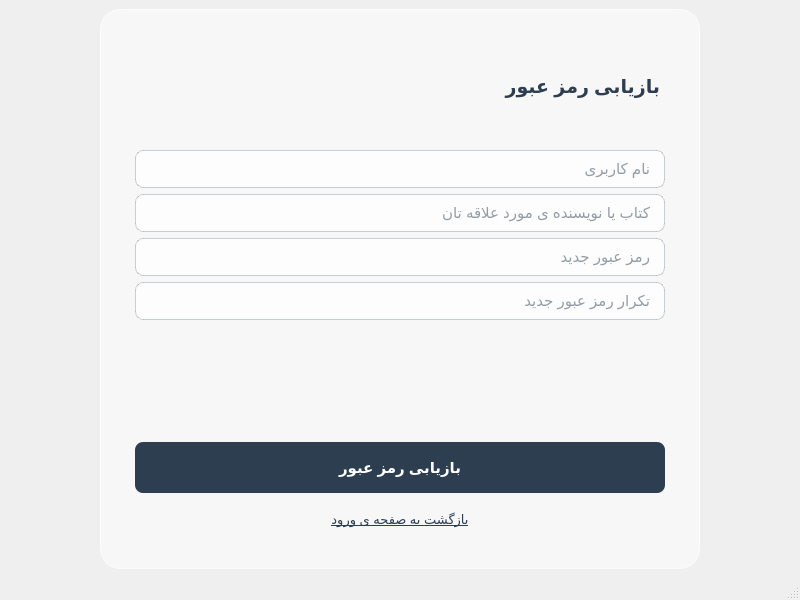
<?xml version="1.0" encoding="UTF-8"?>
<ui version="4.0">
<class>ForgotPasswordWindow_c</class>
<widget class="QMainWindow" name="ForgotPasswordWindow_c">
  <property name="geometry">
   <rect>
    <x>0</x>
    <y>0</y>
    <width>800</width>
    <height>600</height>
   </rect>
  </property>
  <property name="windowTitle">
   <string>MainWindow</string>
  </property>
  <property name="styleSheet">
   <string notr="true">
#forgotpasswordwindow_c, #centralwidget {
    border-image: url(:/wallhaven-49kq3d.jpg) 0 0 0 0 stretch stretch;
}

QFrame#mainFrame {
    background-color: rgba(255, 255, 255, 120);  
    border: 1px solid rgba(255, 255, 255, 180);
    border-radius: 20px;                      
    padding: 25px;
}


QLabel#titleLabel {
    color: #2c3e50;
    font-family: &quot;Segoe UI&quot;, &quot;Tahoma&quot;;
    font-size: 14pt;
    font-weight: bold;
    qproperty-alignment: 'AlignCenter';
    margin-bottom: 15px;
    background: transparent;
}

QLineEdit {
    background-color: rgba(255, 255, 255, 200);  
    border: 1px solid rgba(44, 62, 80, 60);     
    border-radius: 8px;                        
    padding: 8px 12px;
    color: #2c3e50;
    font-family: &quot;Segoe UI&quot;, &quot;Tahoma&quot;;
    font-size: 11pt;
}

QLineEdit:focus {
    border: 2px solid #2c3e50;
    background-color: #ffffff;
}


QLabel#statusLabel {
    color: #2980b9;
    font-family: &quot;Segoe UI&quot;, &quot;Tahoma&quot;;
    font-size: 11pt;
    qproperty-alignment: 'AlignCenter';
    margin-top: 5px;
    margin-bottom: 5px;
    background: transparent;
}


QPushButton#recoverButton {
    background-color: #2c3e50;
    color: #ffffff;
    border: none;
    border-radius: 8px;
    font-family: &quot;Segoe UI&quot;, &quot;Tahoma&quot;;
    font-size: 11pt;
    font-weight: bold;
    padding: 8px;
    min-height: 35px;
    margin-top: 10px;
}


QPushButton#recoverButton:hover {
    background-color: #34495e;
}


QPushButton#backToLoginButton {
    background-color: transparent;
    color: #2c3e50;
    border: none;
    font-family: &quot;Segoe UI&quot;, &quot;Tahoma&quot;;
    font-size: 10pt;
    text-decoration: underline;
    min-height: 30px;
    margin-top: 5px;
}


QPushButton#backToLoginButton:hover {
    color: #d4af37; 
}</string>
  </property>
  <widget class="QWidget" name="centralwidget">
   <layout class="QGridLayout" name="gridLayout">
    <item row="0" column="0">
     <widget class="QFrame" name="mainFrame">
      <property name="maximumSize">
       <size>
        <width>600</width>
        <height>650</height>
       </size>
      </property>
      <property name="frameShape">
       <enum>QFrame::StyledPanel</enum>
      </property>
      <property name="frameShadow">
       <enum>QFrame::Raised</enum>
      </property>
      <layout class="QVBoxLayout" name="verticalLayout">
       <item>
        <widget class="QLabel" name="titleLabel">
         <property name="text">
          <string>بازیابی رمز عبور</string>
         </property>
        </widget>
       </item>
       <item>
        <widget class="QLineEdit" name="usernameLineEdit">
         <property name="placeholderText">
          <string>نام کاربری</string>
         </property>
        </widget>
       </item>
       <item>
        <widget class="QLineEdit" name="securityAnswerLineEdit">
         <property name="placeholderText">
          <string>کتاب یا نویسنده ی مورد علاقه تان</string>
         </property>
        </widget>
       </item>
       <item>
        <widget class="QLineEdit" name="newPasswordLineEdit">
         <property name="echoMode">
          <enum>QLineEdit::Password</enum>
         </property>
         <property name="placeholderText">
          <string>رمز عبور جدید</string>
         </property>
        </widget>
       </item>
       <item>
        <widget class="QLineEdit" name="confirmNewPasswordLineEdit">
         <property name="echoMode">
          <enum>QLineEdit::Password</enum>
         </property>
         <property name="placeholderText">
          <string>تکرار رمز عبور جدید</string>
         </property>
        </widget>
       </item>
       <item>
        <widget class="QLabel" name="statusLabel">
         <property name="text">
          <string/>
         </property>
        </widget>
       </item>
       <item>
        <widget class="QPushButton" name="recoverButton">
         <property name="text">
          <string>بازیابی رمز عبور</string>
         </property>
        </widget>
       </item>
       <item>
        <widget class="QPushButton" name="backToLoginButton">
         <property name="text">
          <string>بازگشت به صفحه ی ورود</string>
         </property>
        </widget>
       </item>
      </layout>
     </widget>
    </item>
   </layout>
  </widget>
  <widget class="QMenuBar" name="menubar">
   <property name="geometry">
    <rect>
     <x>0</x>
     <y>0</y>
     <width>800</width>
     <height>25</height>
    </rect>
   </property>
  </widget>
  <widget class="QStatusBar" name="statusbar"/>
 </widget>
 <resources/>
 <connections/>
</ui>
